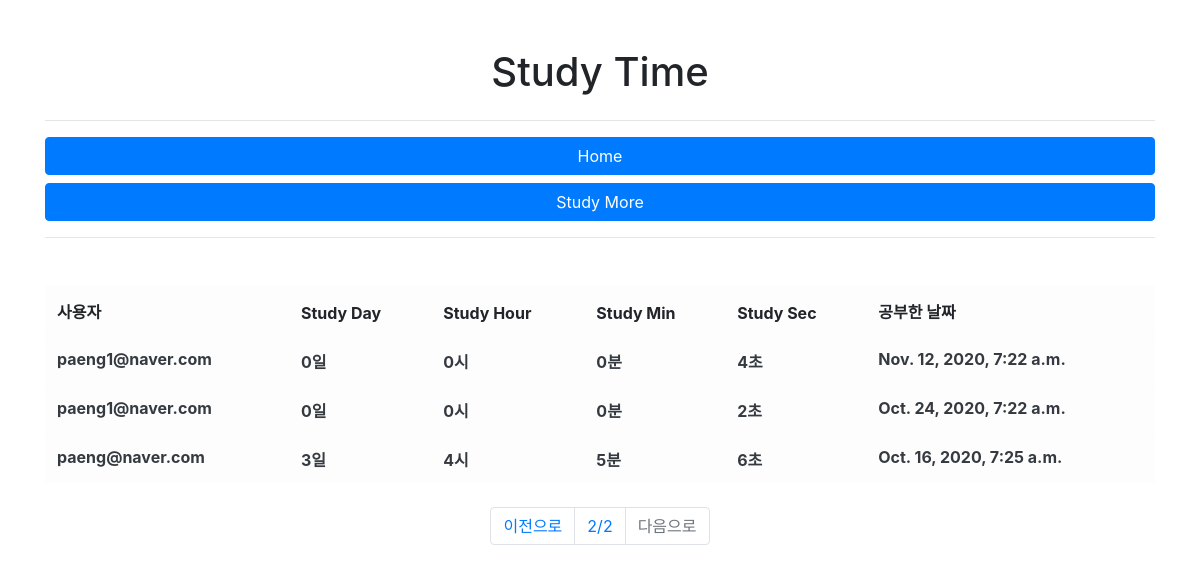
The page /timer_rank/?p=2 on the database its author committed.
### timer/models.py (models this page shows, shortened)
class Timer(models.Model):
    user = models.ForeignKey('user.User', on_delete=models.CASCADE, verbose_name='사용자')
    study_day = models.IntegerField(verbose_name='공부한 날')
    study_hour = models.IntegerField(verbose_name='시간')
    study_min = models.IntegerField(verbose_name='분')
    study_sec = models.IntegerField(verbose_name='초')
    register_date = models.DateTimeField(auto_now_add=True, verbose_name='등록날짜')
    class Meta:
        db_table = 'timer'
        verbose_name = '공부시간'
        verbose_name_plural = '공부시간'

### user/models.py (models this page shows)
class User(models.Model):
    email = models.EmailField(verbose_name='이메일')
    password = models.CharField(max_length=128, verbose_name='비밀번호')
    level = models.CharField(max_length=8, verbose_name='등급',
        choices=(
            ('admin', 'admin'),
            ('user', 'user')
        )
    )
    register_data = models.DateField(auto_now_add=True, verbose_name='등록 날짜')
    def __str__(self):
        return self.email
    class Meta:
        db_table = 'user'
        verbose_name = '사용자'
        verbose_name_plural = '사용자'

### timer/views.py (the view)
# urls.py: path('timer_rank/',TimerList.as_view())
class TimerList(ListView):
    template_name = 'timer_rank.html'
    context_object_name= 'timers'
    def get_queryset(self):
        timer_all = Timer.objects.all().order_by('-id')
        page = int(self.request.GET.get('p',1))
        paginator = Paginator(timer_all,5)
        queryset = paginator.get_page(page)
        return queryset

### timer/templates/timer_rank.html
{% extends "base.html" %}
{% block contents %}
<div class="row mt-5">
    <div class="col-12 text-center">
        <h1>Study Time</h1>
    </div>
</div>
<hr/>
    <div >
        <button class="btn btn-primary btn-block" onclick="location.href='/'">Home</button>
        <button class="btn btn-primary btn-block" onclick="location.href='/timer/'">Study More</button>
    </div>
<hr/>
<div class="row mt-5">
    <div class="col-12">
        <table class="table table-light">
            <thead class="thead-ligth">
                <tr>
                    <th scope="col">사용자</th>
                    <th scope="col">Study Day</th>
                    <th scope="col">Study Hour</th>
                    <th scope="col">Study Min</th>
                    <th scope="col">Study Sec</th>
                    <th scope="col">공부한 날짜</th>
                </tr>
            </thead>
            <tbody class="text-dark">
                {% for timer in timers %}
                <tr>
                    <th scope="row">{{ timer.user }}</th>
                    <th scope="row">{{timer.study_day}}일</th>
                    <th scope="row">{{timer.study_hour}}시</th>
                    <th scope="row">{{timer.study_min}}분</th>
                    <th scope="row">{{timer.study_sec}}초</th>
                    <th scope="row">{{timer.register_date}}</th>
                </tr>
                {% endfor %}
            </tbody>
        </table>
    </div>
</div>
<div class="row mt-2">
    <div class="col-12">
        <nav>
            <ul class="pagination justify-content-center">
                {% if timers.has_previous %}
                <li class="page-item">
                    <a class="page-link" href="?p={{timers.previous_page_number }}">이전으로</a>
                </li>
                {% else %}
                <li class="page-item disabled">
                    <a class="page-link" href="#">이전으로</a>
                </li>
                {% endif %}
                <li class="page-item">
                    <a class="page-link" href="#">{{timers.number}}/{{timers.paginator.num_pages}}</a>
                </li>
                {% if timers.has_next %}
                <li class="page-item">
                    <a class="page-link" href="?p={{ timers.next_page_number }}">다음으로</a>
                </li>
                {% else %}
                <li class="page-item disabled">
                    <a class="page-link" href="#">다음으로</a>
                </li>
                {% endif %}
            </ul>
        </nav>
    </div>
</div>
{% endblock %}

### rows shown on the page
Timer: user "paeng1@naver.com", study_day "0", study_hour "0", study_min "0", study_sec "4", register_date "Nov. 12, 2020, 7:22 a.m."
Timer: user "paeng1@naver.com", study_day "0", study_hour "0", study_min "0", study_sec "2", register_date "Oct. 24, 2020, 7:22 a.m."
Timer: user "paeng@naver.com", study_day "3", study_hour "4", study_min "5", study_sec "6", register_date "Oct. 16, 2020, 7:25 a.m."

### other values the page prints
{{ timers.number }} "2"
{{ timers.paginator.num_pages }} "2"
